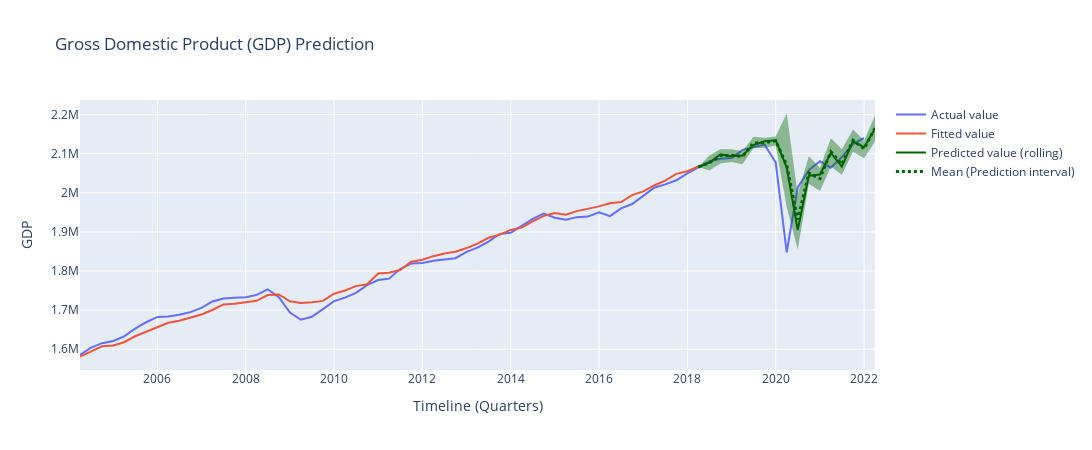

The code cell stored with this chart in its notebook:
### Code cell
indicator_value_plot(value='GDP', from_year=2004, end_year = pd.to_datetime(datetime.today().strftime('%Y-%m-%d')).year)
